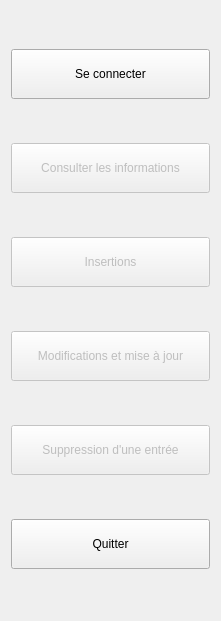
   <widget class="QWidget" name="layoutWidget">
    <property name="geometry">
     <rect>
      <x>0</x>
      <y>0</y>
      <width>221</width>
      <height>621</height>
     </rect>
    </property>
    <layout class="QVBoxLayout" name="Toolbox">
     <item>
      <widget class="QPushButton" name="tl_SeConnecter">
       <property name="minimumSize">
        <size>
         <width>0</width>
         <height>50</height>
        </size>
       </property>
       <property name="styleSheet">
        <string notr="true"/>
       </property>
       <property name="text">
        <string>Se connecter</string>
       </property>
      </widget>
     </item>
     <item>
      <widget class="QPushButton" name="tl_Lister">
       <property name="enabled">
        <bool>false</bool>
       </property>
       <property name="minimumSize">
        <size>
         <width>0</width>
         <height>50</height>
        </size>
       </property>
       <property name="text">
        <string>Consulter les informations</string>
       </property>
      </widget>
     </item>
     <item>
      <widget class="QPushButton" name="tl_Insertion">
       <property name="enabled">
        <bool>false</bool>
       </property>
       <property name="minimumSize">
        <size>
         <width>0</width>
         <height>50</height>
        </size>
       </property>
       <property name="text">
        <string>Insertions</string>
       </property>
      </widget>
     </item>
     <item>
      <widget class="QPushButton" name="tl_Modification">
       <property name="enabled">
        <bool>false</bool>
       </property>
       <property name="minimumSize">
        <size>
         <width>0</width>
         <height>50</height>
        </size>
       </property>
       <property name="text">
        <string>Modifications et mise à jour</string>
       </property>
      </widget>
     </item>
     <item>
      <widget class="QPushButton" name="tl_Suppression">
       <property name="enabled">
        <bool>false</bool>
       </property>
       <property name="minimumSize">
        <size>
         <width>0</width>
         <height>50</height>
        </size>
       </property>
       <property name="text">
        <string>Suppression d'une entrée</string>
       </property>
      </widget>
     </item>
     <item>
      <widget class="QPushButton" name="tl_Quitter">
       <property name="minimumSize">
        <size>
         <width>0</width>
         <height>50</height>
        </size>
       </property>
       <property name="text">
        <string>Quitter</string>
       </property>
      </widget>
     </item>
    </layout>
   </widget>
